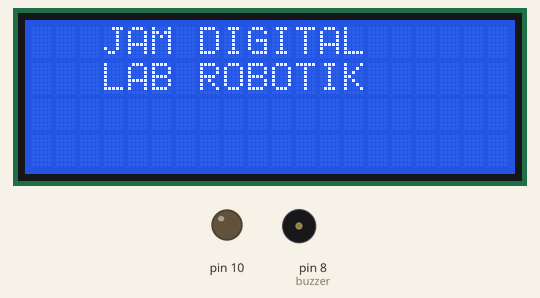
This program was run on a simulated Arduino Uno, built with avr-gcc and run on an emulated ATmega328P. Parts: 20×4 character LCD, output pins drawn as LEDs (lit = HIGH), buzzer (waves = sounding). The local clock reads 2024-03-15 10:24:30 at power-on unless the program sets it.

Above: at 0.1 s.
At 10.06 s:
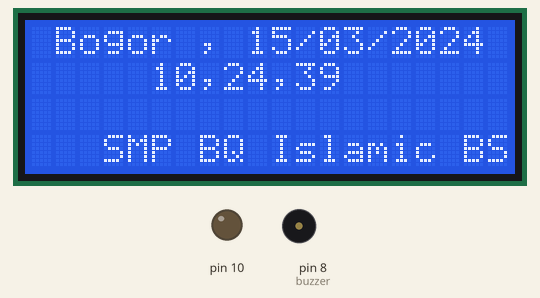
At 19.93 s:
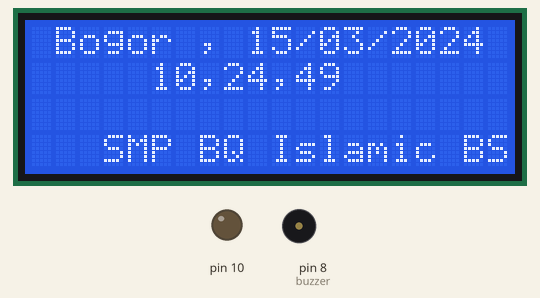
At 39.68 s:
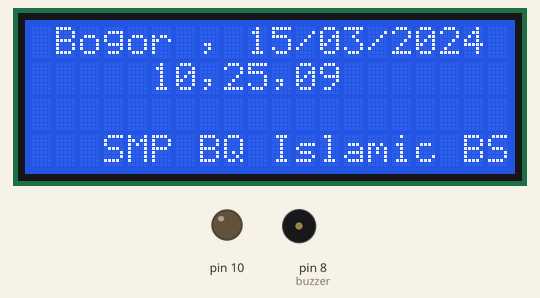
Timing chart, 0 to 40.0 s (numbered marks = the images above):
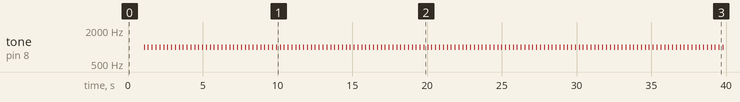

Measured:
- by itself, tone on pin 8 (buzzer): alternates 1000 Hz for 0.05 s and silent for 0.21 s
- what the display in image 1 shows lasts 1.1 s, from 9.1 s to 10.2 s
- what the display in image 2 shows lasts 0.7 s, from 19.3 s to 20.0 s

The program:

main.cpp
```cpp
#include <Arduino.h>
#include "RTClib.h"
#include <LiquidCrystal.h>


// Inisialisasi objek LCD dengan menentukan pin yang terhubung ke Arduino
// Sintaks: LiquidCrystal lcd(rs, en, d4, d5, d6, d7);
LiquidCrystal lcd(7, 6, 5, 4, 3, 2);


// Inisialisasi objek RTC, menggunakan DS3231 sebagai chip RTC
RTC_DS3231 rtc;


// Array karakter untuk menyimpan nama-nama hari dalam bahasa Indonesia
// Diakses menggunakan indeks 0 (Ahad) hingga 6 (Sabtu)
char nameDay[7][12] = {"Ahad", "Senin", "Selasa", "Rabu", "Kamis", "Jumat", "Sabtu"};


void setup() {
  // Mengatur pin 10 sebagai OUTPUT (meskipun tidak digunakan dalam loop ini, mungkin untuk buzzer/LED)
  pinMode(10, OUTPUT);

  // Memulai antarmuka LCD dengan menentukan jumlah kolom (20) dan baris (4)
  lcd.begin(20, 4);

  // Memulai komunikasi dengan modul RTC
  rtc.begin();


  // Memeriksa apakah RTC kehilangan daya (pertama kali dijalankan atau baterai habis)
  if (rtc.lostPower()) {
    // Jika kehilangan daya, atur waktu RTC ke waktu kompilasi program
    // F(__DATE__) dan F(__TIME__) adalah makro yang berisi tanggal dan waktu saat kompilasi
    rtc.adjust(DateTime(F(__DATE__), F(__TIME__)));
  }

  // Mengatur posisi kursor di kolom 0, baris 0
  lcd.setCursor(0,0);
  // Menampilkan pesan judul
  lcd.print("   JAM DIGITAL   ");

  // Mengatur posisi kursor di kolom 0, baris 1
  lcd.setCursor(0,1);
  // Menampilkan pesan sub-judul
  lcd.print("   LAB ROBOTIK   ");

  // Menunda eksekusi selama 1000 milidetik (1 detik)
  delay(1000);

  // Menghapus semua yang ada di layar LCD
  lcd.clear();
}


// Fungsi pembantu untuk mencetak angka dengan format dua digit (misalnya, 05, 12)
void printAngka (int digits){
  // Jika angka kurang dari 10 (misalnya 1, 5, 9)
  if (digits < 10){
    // Cetak angka 0 di depannya
    lcd.print("0");
    // Kemudian cetak angkanya
    lcd.print(digits);
  }
  // Jika angka 10 atau lebih, cetak langsung angkanya
  else lcd.print(digits);
}


void loop()
{
  // Mendapatkan tanggal dan waktu saat ini dari modul RTC
  DateTime now = rtc.now();

  // Mengatur posisi kursor untuk menampilkan hari (kolom 2, baris 0)
  lcd.setCursor(2,0);

  // Menampilkan nama hari berdasarkan nilai yang dikembalikan oleh rtc.now().dayOfTheWeek()
  // dayOfTheWeek() mengembalikan 0=Ahad, 1=Senin, ..., 6=Sabtu
  lcd.print (nameDay[now.dayOfTheWeek()]);

  // Menampilkan separator
  lcd.print (", ");

  // Menampilkan tanggal (hari ke-) dalam format dua digit
  printAngka (now.day());

  // Menampilkan separator
  lcd.print ("/");

  // Menampilkan bulan dalam format dua digit
  printAngka (now.month());

  // Menampilkan separator
  lcd.print ("/");

  // Menampilkan tahun
  printAngka (now.year());

  // Mengatur posisi kursor untuk menampilkan waktu (kolom 5, baris 1)
  lcd.setCursor(5,1);

  // Menampilkan jam dalam format dua digit
  printAngka (now.hour());

  // Menampilkan separator (koma di sini bertindak sebagai titik dua/pemisah waktu)
  lcd.print (",");

  // Menampilkan menit dalam format dua digit
  printAngka (now.minute());

  // Menampilkan separator
  lcd.print (",");

  // Menampilkan detik dalam format dua digit
  printAngka (now.second());

  // Menghasilkan nada (tone) pada pin 8 dengan frekuensi 1000 Hz selama 50 milidetik
  // Ini mungkin digunakan sebagai 'bunyi detik' atau indikasi waktu
  tone(8,1000,50);

  // Mengatur posisi kursor untuk menampilkan pesan tetap (kolom 2, baris 3)
  lcd.setCursor (2,3);

  // Menampilkan pesan tetap
  lcd.print (" SMP BQ Islamic BS Bogor ");


  // Menunda eksekusi selama 250 milidetik sebelum loop berulang
  // Delay yang singkat membuat tampilan jam lebih responsif
  delay(250);
}
```
